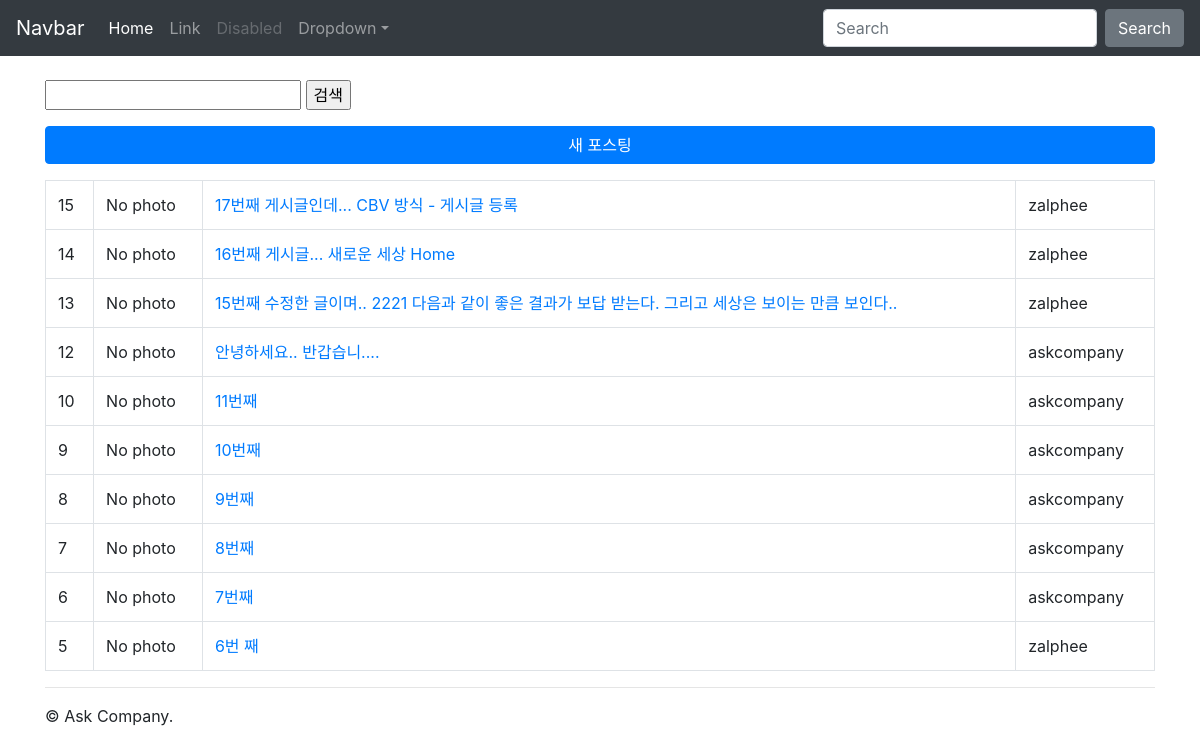
/instagram/ (signed in), run on an earlier commit of the app's database.
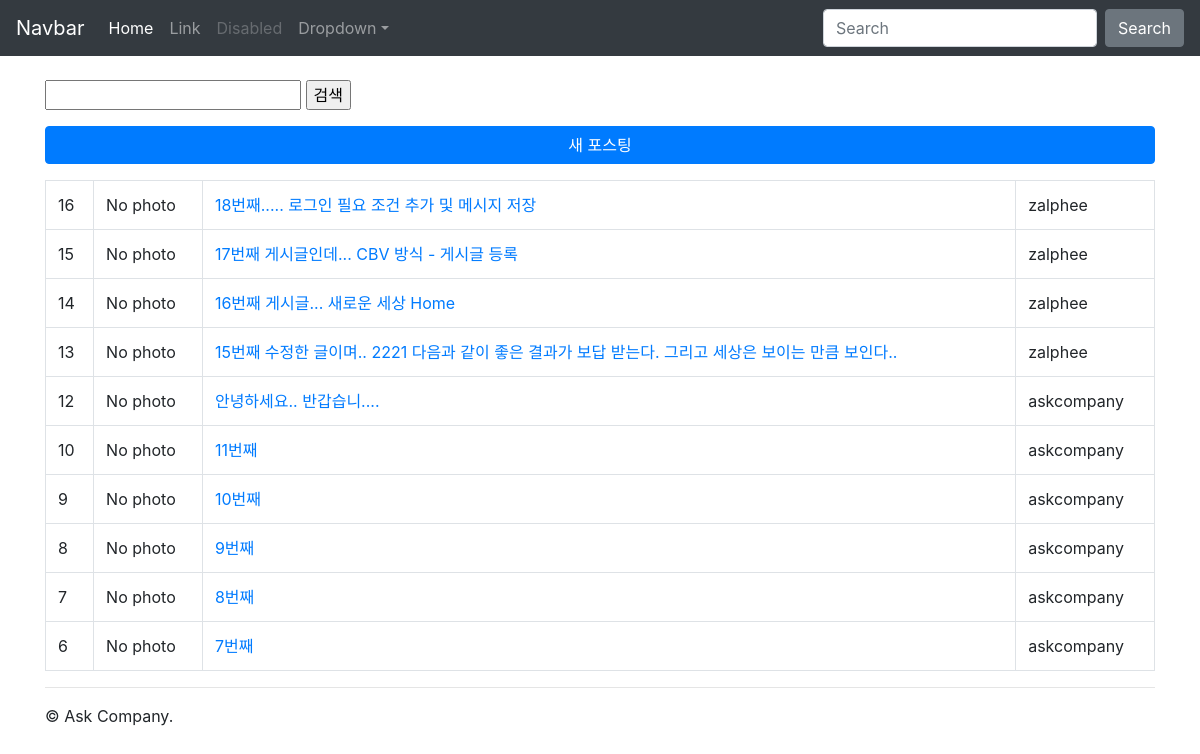
And on a later commit of the database.
### instagram/models.py (models this page shows, shortened)
class Post(models.Model):
    author = models.ForeignKey(settings.AUTH_USER_MODEL, on_delete=CASCADE, related_name="instagram_post_set")
    message = models.TextField(
        validators=[MinLengthValidator(10)]
    )
    photo = models.ImageField(blank=True, upload_to='instagram/post/images/%Y/%m/%d/')
    tag_set = models.ManyToManyField('Tag', blank=True)
    is_public = models.BooleanField(default=False, verbose_name='공개여부')
    created_at = models.DateTimeField(auto_now_add=True)
    updated_at = models.DateTimeField(auto_now=True)
    class Meta:
        ordering = ['-id']
    def get_absolute_url(self):
        return reverse('instagram:post_detail', args=[self.pk])
    def message_length(self):
        return len(self.message)
    message_length.short_description = "메시지 글자수"

### instagram/views.py (the view)
class PostListView(LoginRequiredMixin, ListView):
    model = Post
    paginate_by = 10

### instagram/templates/instagram/post_list.html (shortened to what this page needs)
{% extends "instagram/layout.html" %}
{% load bootstrap4 %}
{% block content %}
    <form action="" method="get">
        <input type="text" name="q" value="{{ q }}">
        <input type="submit" value="검색"/>
    </form>
    <a href="{% url 'instagram:post_new' %}" class="btn btn-primary btn-block mt-3 mb-3">새 포스팅</a>
    <table class='table table-bordered table-hover'>
        <tbody>
            {% for post in post_list %}
            <tr>
                <td>
                    {{ post.pk }}
                </td>
                <td>
                    {% if post.photo %}
                        <img src="{{ post.photo.url }}" alt="" style="width:100px;">
                    {% else %}
                        No photo
                    {% endif %}
                </td>
                <td>
                    <a href="{{ post.get_absolute_url }}">
                        {{ post.message }}
                    </a>
                </td>
                <td>
                    {{ post.author }}
                </td>
            </tr>
            {% endfor %}
            </tbody>
    </table>
{% endblock content %}

What changed in the data, as far as the page shows it:
no longer on this page (row unchanged): Post: pk "5", photo "No photo", message "6번 째", author "zalphee"
added Post: pk "16", photo "No photo", message "18번째..... 로그인 필요 조건 추가 및 메시지 저장", author "zalphee"
